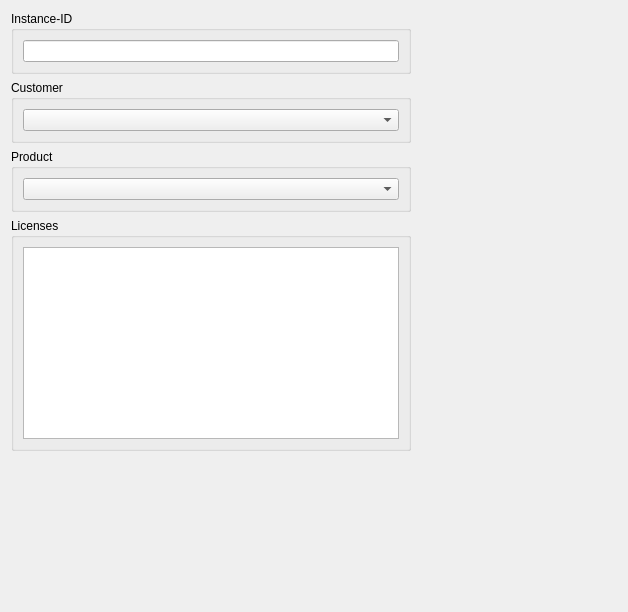
<?xml version="1.0" encoding="UTF-8"?>
<ui version="4.0">
 <class>CProductInstanceInfoEditorComp</class>
 <widget class="QWidget" name="CProductInstanceInfoEditorComp">
  <property name="geometry">
   <rect>
    <x>0</x>
    <y>0</y>
    <width>628</width>
    <height>612</height>
   </rect>
  </property>
  <property name="windowTitle">
   <string>Edit Product Instance</string>
  </property>
  <property name="styleSheet">
   <string notr="true"/>
  </property>
  <layout class="QVBoxLayout" name="verticalLayout">
   <item>
    <widget class="QGroupBox" name="InstanceIdGroup">
     <property name="maximumSize">
      <size>
       <width>400</width>
       <height>16777215</height>
      </size>
     </property>
     <property name="title">
      <string>Instance-ID</string>
     </property>
     <layout class="QHBoxLayout" name="horizontalLayout_2">
      <item>
       <widget class="QLineEdit" name="ProductInstanceIdEdit"/>
      </item>
     </layout>
    </widget>
   </item>
   <item>
    <widget class="QGroupBox" name="CustomerGroup">
     <property name="maximumSize">
      <size>
       <width>400</width>
       <height>16777215</height>
      </size>
     </property>
     <property name="title">
      <string>Customer</string>
     </property>
     <layout class="QVBoxLayout" name="verticalLayout_3">
      <item>
       <widget class="QComboBox" name="CustomerCombo"/>
      </item>
     </layout>
    </widget>
   </item>
   <item>
    <widget class="QGroupBox" name="ProductSelectionGroup">
     <property name="maximumSize">
      <size>
       <width>400</width>
       <height>16777215</height>
      </size>
     </property>
     <property name="title">
      <string>Product</string>
     </property>
     <layout class="QVBoxLayout" name="verticalLayout_2">
      <item>
       <widget class="QComboBox" name="ProductCombo"/>
      </item>
     </layout>
    </widget>
   </item>
   <item>
    <widget class="QGroupBox" name="LicensesGroup">
     <property name="minimumSize">
      <size>
       <width>0</width>
       <height>104</height>
      </size>
     </property>
     <property name="maximumSize">
      <size>
       <width>400</width>
       <height>16777215</height>
      </size>
     </property>
     <property name="title">
      <string>Licenses</string>
     </property>
     <layout class="QVBoxLayout" name="verticalLayout_4">
      <item>
       <widget class="QTreeWidget" name="LicenseTree">
        <attribute name="headerVisible">
         <bool>false</bool>
        </attribute>
        <column>
         <property name="text">
          <string>License</string>
         </property>
        </column>
       </widget>
      </item>
     </layout>
    </widget>
   </item>
   <item>
    <spacer name="verticalSpacer">
     <property name="orientation">
      <enum>Qt::Vertical</enum>
     </property>
     <property name="sizeHint" stdset="0">
      <size>
       <width>20</width>
       <height>40</height>
      </size>
     </property>
    </spacer>
   </item>
  </layout>
 </widget>
 <resources>
  <include location="../imtgui/imtgui.qrc"/>
 </resources>
 <connections/>
</ui>
